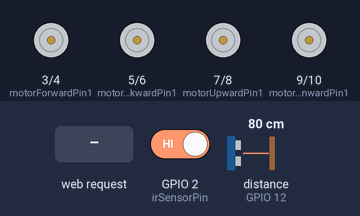
This sketch was run on a simulated ESP32-S3. Parts: motor-driver pin pairs drawn as motors (green arrow = first pin HIGH = forward, orange = second pin HIGH = backward, longer = more drive). Wiring (inferred from the names in the program): ultrasonic range finder: trigger GPIO 11; echo GPIO 12. The inputs (shaded band) are chosen by the test bench; at power-on: distance to the obstacle (sensor on GPIO 12) 80 cm, GPIO 2 (irSensorPin) HIGH. The echo pulse lasts 58.3 µs per cm; WiFi joins after 1.5 s; servers stay silent unless stated; what the sketch prints to the serial monitor is not drawn.

Above: at 2.7 s.
2.8 s: HTTP request GET /forward received
At 3.2 s:
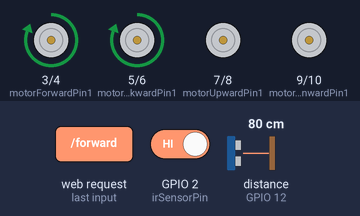
4.3 s: HTTP request GET /backward received
At 5.5 s:
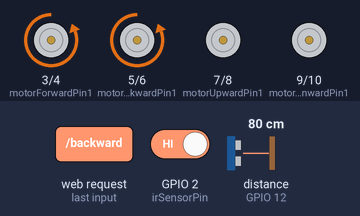
5.8 s: HTTP request GET /up received
At 6.6 s:
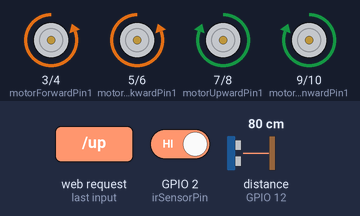
7.3 s: HTTP request GET /down received
At 7.9 s:
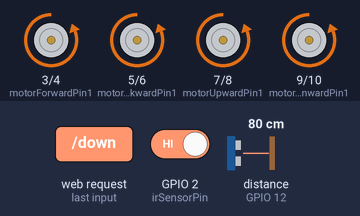
8.8 s: distance to the obstacle (sensor on GPIO 12) set to 56 cm
10.3 s: distance to the obstacle (sensor on GPIO 12) set to 49 cm
At 11.2 s:
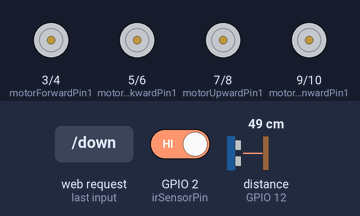
Timing chart, 0 to 13.2 s (numbered marks = the images above; inputs shaded):
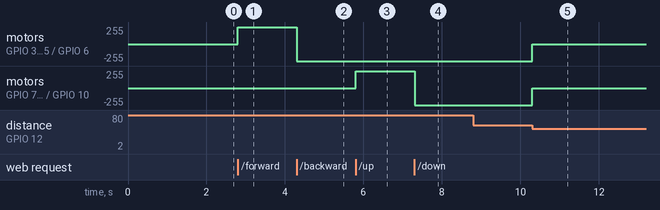

Measured:
- the behaviour switches between 52 and 51 cm on distance to the obstacle (sensor on GPIO 12) (found by bisection; images 4 and 5)
- after the input at 2.8 s, motor on GPIO 3 (motorForwardPin1) / GPIO 4 (motorForwardPin2), motor on GPIO 5 (motorBackwardPin1) / GPIO 6 (motorBackwardPin2): stopped → forward 255/255 at once
- after the input at 4.3 s, motor on GPIO 3 (motorForwardPin1) / GPIO 4 (motorForwardPin2), motor on GPIO 5 (motorBackwardPin1) / GPIO 6 (motorBackwardPin2): forward 255/255 → backward 255/255 at once
- after the input at 5.8 s, motor on GPIO 7 (motorUpwardPin1) / GPIO 8 (motorUpwardPin2), motor on GPIO 9 (motorDownwardPin1) / GPIO 10 (motorDownwardPin2): stopped → forward 255/255 at once
- after the input at 7.3 s, motor on GPIO 7 (motorUpwardPin1) / GPIO 8 (motorUpwardPin2), motor on GPIO 9 (motorDownwardPin1) / GPIO 10 (motorDownwardPin2): forward 255/255 → backward 255/255 at once
- after the input at 8.8 s, every drawn part: stays the same
- after the input at 10.3 s, motor on GPIO 3 (motorForwardPin1) / GPIO 4 (motorForwardPin2), motor on GPIO 5 (motorBackwardPin1) / GPIO 6 (motorBackwardPin2), motor on GPIO 7 (motorUpwardPin1) / GPIO 8 (motorUpwardPin2), motor on GPIO 9 (motorDownwardPin1) / GPIO 10 (motorDownwardPin2): backward 255/255 → stopped at once

The sketch:

MotorMovement.ino
```cpp
#include <WiFi.h>
#include <WebServer.h>

// ---- WiFi Setup ----
const char* ssid = "Xtracodenary";
const char* password = "Xtra#1234";

// Create WebServer on port 80
WebServer server(80);

// ---- Motor Pins ----
const int motorForwardPin1 = 3;
const int motorForwardPin2 = 4;
const int motorBackwardPin1 = 5;
const int motorBackwardPin2 = 6;
const int motorUpwardPin1 = 7;
const int motorUpwardPin2 = 8;
const int motorDownwardPin1 = 9;
const int motorDownwardPin2 = 10;

// ---- Sensors ----
const int irSensorPin = 2;
const int trigPin = 11;
const int echoPin = 12;
const int ultrasonicThreshold = 50;

// ---- Functions ----
void stopAllMotors() {
  digitalWrite(motorForwardPin1, LOW);
  digitalWrite(motorForwardPin2, LOW);
  digitalWrite(motorBackwardPin1, LOW);
  digitalWrite(motorBackwardPin2, LOW);
  digitalWrite(motorUpwardPin1, LOW);
  digitalWrite(motorUpwardPin2, LOW);
  digitalWrite(motorDownwardPin1, LOW);
  digitalWrite(motorDownwardPin2, LOW);
}

void moveForward() {
  digitalWrite(motorForwardPin1, HIGH);
  digitalWrite(motorForwardPin2, LOW);
  digitalWrite(motorBackwardPin1, HIGH);
  digitalWrite(motorBackwardPin2, LOW);
}

void moveBackward() {
  digitalWrite(motorForwardPin1, LOW);
  digitalWrite(motorForwardPin2, HIGH);
  digitalWrite(motorBackwardPin1, LOW);
  digitalWrite(motorBackwardPin2, HIGH);
}

void moveUpward() {
  digitalWrite(motorUpwardPin1, HIGH);
  digitalWrite(motorUpwardPin2, LOW);
  digitalWrite(motorDownwardPin1, HIGH);
  digitalWrite(motorDownwardPin2, LOW);
}

void moveDownward() {
  digitalWrite(motorUpwardPin1, LOW);
  digitalWrite(motorUpwardPin2, HIGH);
  digitalWrite(motorDownwardPin1, LOW);
  digitalWrite(motorDownwardPin2, HIGH);
}

long readUltrasonicDistance() {
  digitalWrite(trigPin, LOW);
  delayMicroseconds(2);
  digitalWrite(trigPin, HIGH);
  delayMicroseconds(10);
  digitalWrite(trigPin, LOW);
  long duration = pulseIn(echoPin, HIGH);
  return duration * 0.034 / 2;
}

// ---- Webpage HTML ----
String webpage = R"rawliteral(
<!DOCTYPE html>
<html>
<head>
  <title>IoT Robot Control</title>
  <style>
    button { width: 120px; height: 60px; font-size: 20px; margin: 10px; }
  </style>
</head>
<body>
  <h1>ESP32 Robot Control</h1>
  <button onclick="location.href='/forward'">Forward</button><br>
  <button onclick="location.href='/left'">Left</button>
  <button onclick="location.href='/stop'">Stop</button>
  <button onclick="location.href='/right'">Right</button><br>
  <button onclick="location.href='/backward'">Backward</button><br>
  <button onclick="location.href='/up'">Up</button>
  <button onclick="location.href='/down'">Down</button>
</body>
</html>
)rawliteral";

// ---- Web Routes ----
void handleRoot() { server.send(200, "text/html", webpage); }
void handleForward() { moveForward(); server.send(200, "text/plain", "Moving Forward"); }
void handleBackward() { moveBackward(); server.send(200, "text/plain", "Moving Backward"); }
void handleUp() { moveUpward(); server.send(200, "text/plain", "Moving Upward"); }
void handleDown() { moveDownward(); server.send(200, "text/plain", "Moving Downward"); }
void handleStop() { stopAllMotors(); server.send(200, "text/plain", "Stopped"); }

void setup() {
  Serial.begin(115200);

  // Motor pins
  pinMode(motorForwardPin1, OUTPUT);
  pinMode(motorForwardPin2, OUTPUT);
  pinMode(motorBackwardPin1, OUTPUT);
  pinMode(motorBackwardPin2, OUTPUT);
  pinMode(motorUpwardPin1, OUTPUT);
  pinMode(motorUpwardPin2, OUTPUT);
  pinMode(motorDownwardPin1, OUTPUT);
  pinMode(motorDownwardPin2, OUTPUT);

  // Sensors
  pinMode(irSensorPin, INPUT);
  pinMode(trigPin, OUTPUT);
  pinMode(echoPin, INPUT);

  // WiFi
  WiFi.begin(ssid, password);
  Serial.print("Connecting to WiFi");
  while (WiFi.status() != WL_CONNECTED) {
    delay(500);
    Serial.print(".");
  }
  Serial.println("\nConnected to WiFi!");
  Serial.println(WiFi.localIP());

  // Web routes
  server.on("/", handleRoot);
  server.on("/forward", handleForward);
  server.on("/backward", handleBackward);
  server.on("/up", handleUp);
  server.on("/down", handleDown);
  server.on("/stop", handleStop);

  server.begin();
}

void loop() {
  server.handleClient();

  // Obstacle avoidance (auto safety)
  int irDistance = digitalRead(irSensorPin);
  long ultrasonicDistance = readUltrasonicDistance();

  if (irDistance == LOW || ultrasonicDistance <= ultrasonicThreshold) {
    stopAllMotors(); // Stop if obstacle detected
    Serial.println("Obstacle detected! Motors stopped.");
  }
}
```
